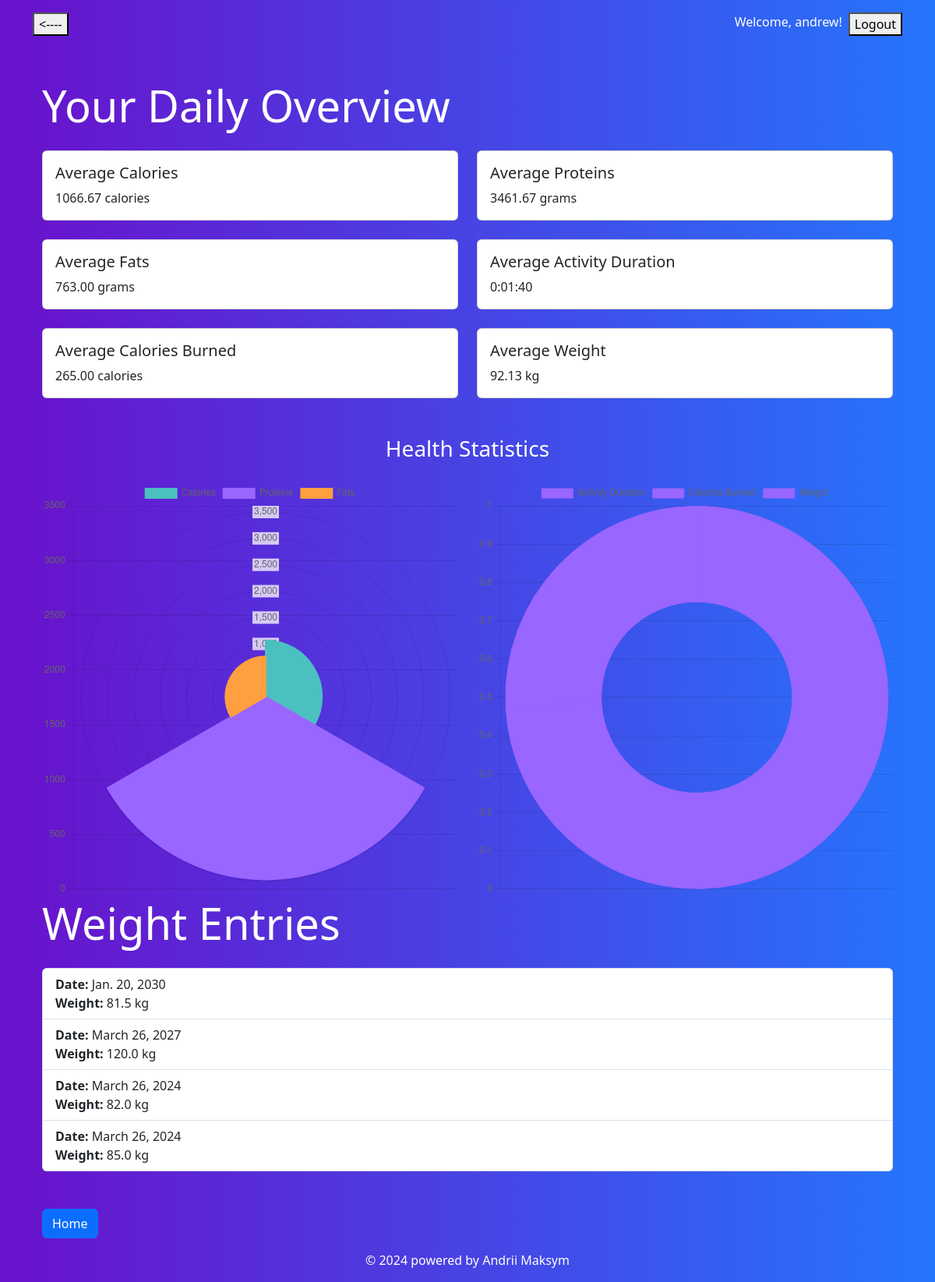
Screenshot of /data_overview/ (signed in) with the database file from the repository.
### tracker_app/models.py (models this page shows, shortened)
class WeightEntry(models.Model):
    user = models.ForeignKey(User, on_delete=models.CASCADE)
    date = models.DateField()
    weight = models.FloatField()
    class Meta:
        verbose_name = "WeigtEntry"
        ordering = ['-date', 'user']  # Сортировка по дате (убывание)

### tracker_app/views.py (the view)
# urls.py: path('data_overview/', views.data_overview, name='data_overview'),
def data_overview(request):
    if request.user.is_authenticated:
        avg_calories = Meal.objects.filter(user=request.user).aggregate(Avg('calories'))['calories__avg'] or 0
        avg_proteins = Meal.objects.filter(user=request.user).aggregate(Avg('proteins'))['proteins__avg'] or 0
        avg_fats = Meal.objects.filter(user=request.user).aggregate(Avg('fats'))['fats__avg'] or 0
        avg_activity_duration = Activity.objects.filter(user=request.user).aggregate(
            avg_duration=ExpressionWrapper(Avg('duration'), output_field=DurationField())
        )['avg_duration'] or 0
        avg_calories_burned = Activity.objects.filter(user=request.user).aggregate(Avg('calories_burned'))['calories_burned__avg'] or 0
        avg_weight = WeightEntry.objects.filter(user=request.user).aggregate(Avg('weight'))['weight__avg'] or 0
        weight_entries = WeightEntry.objects.filter(user=request.user)
        context = {
            'avg_calories': avg_calories,
            'avg_proteins': avg_proteins,
            'avg_fats': avg_fats,
            'avg_activity_duration': avg_activity_duration,
            'avg_calories_burned': avg_calories_burned,
            'avg_weight': avg_weight,
            'weight_entries': weight_entries,
        }
        return render(request, 'data_overview.html', context)
    else:
        return redirect('login')

### tracker_app/templates/data_overview.html (shortened to what this page needs)
{% extends "base.html" %}
{% block content %}
<div class="container mt-5">
    <h1 class="display-4 mb-4">Your Daily Overview</h1>
    <div class="row mb-4">
        <div class="col-md-6">
            <div class="card">
                <div class="card-body">
                    <h5 class="card-title">Average Calories</h5>
                    <p class="card-text">{{ avg_calories|floatformat:2 }} calories</p>
                </div>
            </div>
        </div>
        <div class="col-md-6">
            <div class="card">
                <div class="card-body">
                    <h5 class="card-title">Average Proteins</h5>
                    <p class="card-text">{{ avg_proteins|floatformat:2 }} grams</p>
                </div>
            </div>
        </div>
    </div>
    <div class="row mb-4">
        <div class="col-md-6">
            <div class="card">
                <div class="card-body">
                    <h5 class="card-title">Average Fats</h5>
                    <p class="card-text">{{ avg_fats|floatformat:2 }} grams</p>
                </div>
            </div>
        </div>
        <div class="col-md-6">
            <div class="card">
                <div class="card-body">
                    <h5 class="card-title">Average Activity Duration</h5>
                    <p class="card-text">{{ avg_activity_duration }}</p>
                </div>
            </div>
        </div>
    </div>
    <div class="row mb-4">
        <div class="col-md-6">
            <div class="card">
                <div class="card-body">
                    <h5 class="card-title">Average Calories Burned</h5>
                    <p class="card-text">{{ avg_calories_burned|floatformat:2 }} calories</p>
                </div>
            </div>
        </div>
        <div class="col-md-6">
            <div class="card">
                <div class="card-body">
                    <h5 class="card-title">Average Weight</h5>
                    <p class="card-text">{{ avg_weight|floatformat:2 }} kg</p>
                </div>
            </div>
        </div>
    </div>
    <div class="mt-5">
        <h3 class="text-center mb-4">Health Statistics</h3>
        <div class="row">
            <div class="col-md-6">
                <canvas id="caloriesChart" width="300" height="300"></canvas>
            </div>
            <div class="col-md-6">
                <canvas id="activityChart" width="300" height="300"></canvas>
            </div>
        </div>
    </div>
    <h2 class="display-4 mb-4">Weight Entries</h2>
    <ul class="list-group mb-4">
        {% for weight_entry in weight_entries %}
            <li class="list-group-item">
                <strong>Date:</strong> {{ weight_entry.date }}<br>
                <strong>Weight:</strong> {{ weight_entry.weight }} kg
            </li>
        {% endfor %}
    </ul>
    <a href="{% url 'home_page' %}" class="btn btn-primary mt-4">Home</a>
</div>
<script>
    var ctxCalories = document.getElementById('caloriesChart').getContext('2d');
    var caloriesChart = new Chart(ctxCalories, {
        type: 'polarArea',
        data: {
            labels: ['Calories', 'Proteins', 'Fats'],
            datasets: [{
                label: 'Average per Day',
                data: [{{ avg_calories }}, {{ avg_proteins }}, {{ avg_fats }}],
                backgroundColor: [
                    'rgba(75, 192, 192, 1)',
                    'rgba(153, 102, 255, 1)',
                    'rgba(255, 159, 64, 1)'
                ],
                borderColor: [
                    'rgba(75, 192, 192, 1)',
                    'rgba(153, 102, 255, 1)',
                    'rgba(255, 159, 64, 1)'
                ],
                borderWidth: 2
            }]
        },
        options: {
            scales: {
                y: {
                    beginAtZero: true
                }
            }
        }
    });
    let ctxActivity = document.getElementById('activityChart').getContext('2d');
    let activityChart = new Chart(ctxActivity, {
        type: 'doughnut',
        data: {
            labels: ['Activity Duration', 'Calories Burned', 'Weight',],
            datasets: [{
                label: 'Average per Day',
                data: [{{ avg_activity_duration|floatformat:2 }}, {{ avg_calories_burned }}, {{ avg_weight }}],
                backgroundColor: 'rgba(153, 102, 255, 1)',
                borderColor: 'rgba(153, 102, 255, 1)',
                borderWidth: 1
            }]
        },
        options: {
            scales: {
                y: {
                    beginAtZero: true
                }
            }
        }
    });
</script>
{% endblock %}

### tracker_app/templates/base.html (shortened to what this page needs)
<!DOCTYPE html>
<html lang="en">
<head>
    {% load static %}
    <link href="https://cdn.jsdelivr.net/npm/bootstrap@5.3.3/dist/css/bootstrap.min.css" rel="stylesheet">
    <link href="https://cdnjs.cloudflare.com/ajax/libs/bootstrap-icons/1.7.2/font/bootstrap-icons.min.css" rel="stylesheet">
    <link rel="stylesheet" type="text/css" href="{% static 'css/carousel_main.css' %}">
</head>
<body>
<div class="container mt-2 " >
    <nav class="navbar navbar-expand-lg ">
        {% if user.is_authenticated %}
        <div><button class="nav-item" onclick="goBack()"><----</button></div>
        {% endif %}
        <div class="collapse navbar-collapse d-flex justify-content-end ">
            <ul class="navbar-nav ml-auto ">
                {% if user.is_authenticated %}
                    <li class="nav-item ">
                        <span class="">Welcome, {{ user.username }}!</span>
                    </li>
                    <li class="nav-item ms-2 ">
                        <a class="nav-item"><button onclick="document.getElementById('logout-form').submit();">Logout</button></a>
                    </li>
                {% endif %}
            </ul>
        </div>
    </nav>
     {% block content %}
        {% endblock %}
    <footer class="mt-3 center d-flex align-items-center justify-content-center">
        <p>&copy; 2024 powered by Andrii Maksym</p>
    </footer>
</div>
</body>
</html>

### tracker_app/templates/base.html (style rules this page uses)
body { background: linear-gradient(to right, #6a11cb, #2575fc); color: #fff; }

### rows the page displays
WeightEntry: date "Jan. 20, 2030", weight "81.5"
WeightEntry: date "March 26, 2027", weight "120.0"
WeightEntry: date "March 26, 2024", weight "82.0"
WeightEntry: date "March 26, 2024", weight "85.0"

### other values shown
{{ user.username }} "andrew"
{{ avg_calories|floatformat:2 }} "1066.67"
{{ avg_proteins|floatformat:2 }} "3461.67"
{{ avg_fats|floatformat:2 }} "763.00"
{{ avg_activity_duration }} "0:01:40"
{{ avg_calories_burned|floatformat:2 }} "265.00"
{{ avg_weight|floatformat:2 }} "92.13"
chart data {{ avg_calories }} 1066.6666666666667
chart data {{ avg_proteins }} 3461.6666666666665
chart data {{ avg_fats }} 763.0
